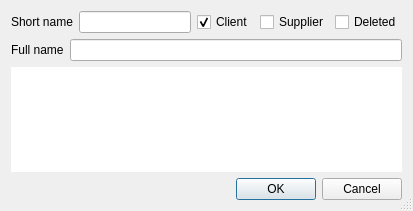
<?xml version="1.0" encoding="UTF-8"?>
<ui version="4.0">
 <class>OrganizationPropDlg</class>
 <widget class="QDialog" name="OrganizationPropDlg">
  <property name="geometry">
   <rect>
    <x>0</x>
    <y>0</y>
    <width>413</width>
    <height>211</height>
   </rect>
  </property>
  <property name="windowTitle">
   <string>Company properties</string>
  </property>
  <property name="locale">
   <locale language="English" country="UnitedStates"/>
  </property>
  <property name="sizeGripEnabled">
   <bool>true</bool>
  </property>
  <layout class="QVBoxLayout" name="verticalLayout">
   <item>
    <layout class="QHBoxLayout" name="horizontalLayout">
     <item>
      <widget class="QLabel" name="label_Short">
       <property name="text">
        <string>Short name</string>
       </property>
      </widget>
     </item>
     <item>
      <widget class="QLineEdit" name="leShortName"/>
     </item>
     <item>
      <widget class="QRoCheckBox" name="cbClient">
       <property name="text">
        <string>Client</string>
       </property>
       <property name="checked">
        <bool>true</bool>
       </property>
      </widget>
     </item>
     <item>
      <widget class="QRoCheckBox" name="cbProvider">
       <property name="text">
        <string>Supplier</string>
       </property>
      </widget>
     </item>
     <item>
      <widget class="QRoCheckBox" name="cbDeleted">
       <property name="text">
        <string>Deleted</string>
       </property>
      </widget>
     </item>
    </layout>
   </item>
   <item>
    <layout class="QHBoxLayout" name="horizontalLayout_2">
     <item>
      <widget class="QLabel" name="label_Full">
       <property name="text">
        <string>Full name</string>
       </property>
      </widget>
     </item>
     <item>
      <widget class="QLineEdit" name="leFullName"/>
     </item>
    </layout>
   </item>
   <item>
    <widget class="QTableWidget" name="twCustProps">
     <property name="frameShape">
      <enum>QFrame::NoFrame</enum>
     </property>
     <property name="selectionMode">
      <enum>QAbstractItemView::SingleSelection</enum>
     </property>
     <attribute name="horizontalHeaderVisible">
      <bool>false</bool>
     </attribute>
     <attribute name="horizontalHeaderStretchLastSection">
      <bool>true</bool>
     </attribute>
     <attribute name="verticalHeaderVisible">
      <bool>false</bool>
     </attribute>
     <column>
      <property name="text">
       <string/>
      </property>
      <property name="font">
       <font>
        <weight>75</weight>
        <bold>true</bold>
       </font>
      </property>
     </column>
     <column>
      <property name="text">
       <string/>
      </property>
     </column>
    </widget>
   </item>
   <item>
    <spacer name="verticalSpacer">
     <property name="orientation">
      <enum>Qt::Vertical</enum>
     </property>
     <property name="sizeHint" stdset="0">
      <size>
       <width>391</width>
       <height>23</height>
      </size>
     </property>
    </spacer>
   </item>
   <item>
    <widget class="QDialogButtonBox" name="buttonBox">
     <property name="orientation">
      <enum>Qt::Horizontal</enum>
     </property>
     <property name="standardButtons">
      <set>QDialogButtonBox::Cancel|QDialogButtonBox::Ok</set>
     </property>
    </widget>
   </item>
  </layout>
 </widget>
 <customwidgets>
  <customwidget>
   <class>QRoCheckBox</class>
   <extends>QCheckBox</extends>
   <header>../VProject/QRoCheckBox.h</header>
  </customwidget>
 </customwidgets>
 <resources/>
 <connections>
  <connection>
   <sender>buttonBox</sender>
   <signal>rejected()</signal>
   <receiver>OrganizationPropDlg</receiver>
   <slot>reject()</slot>
   <hints>
    <hint type="sourcelabel">
     <x>316</x>
     <y>260</y>
    </hint>
    <hint type="destinationlabel">
     <x>286</x>
     <y>274</y>
    </hint>
   </hints>
  </connection>
 </connections>
</ui>
